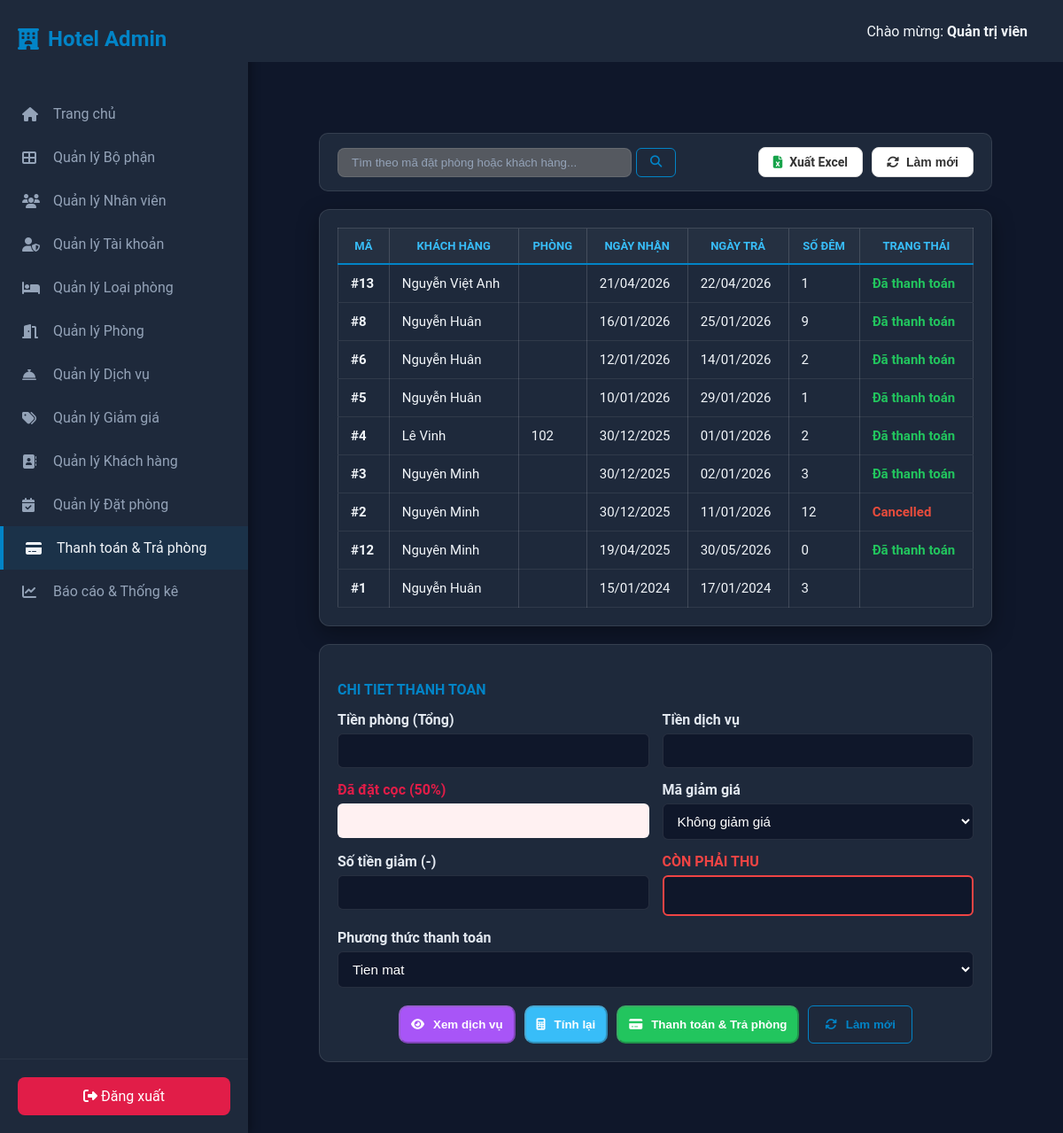
Screenshot of /?controller=PaymentController&action=index (signed in) with the database file from the repository.
### tables this page shows
CREATE TABLE `bookings_booking` (
  `MaDatPhong` int(11) NOT NULL,
  `NgayDatPhong` date NOT NULL,
  `ThoiGianLuuTru` int(11) NOT NULL,
  `NgayNhanPhong` date NOT NULL,
  `NgayTraPhong` date NOT NULL,
  `SoTienDatPhong` int(11) NOT NULL,
  `MaNhanVien` varchar(20) DEFAULT NULL,
  `MaKhachHang` int(11) NOT NULL,
  `MaLoaiPhong` varchar(50) DEFAULT NULL,
  `MaGiamGia` varchar(20) DEFAULT NULL,
  `TrangThai` enum('Pending','Confirmed','Checkin','Checkout','Cancelled') DEFAULT 'Pending',
  `GhiChu` varchar(255) DEFAULT NULL,
  `NgayTao` timestamp NOT NULL DEFAULT current_timestamp(),
  `NgayCapNhat` timestamp NOT NULL DEFAULT current_timestamp() ON UPDATE current_timestamp()
);

### MVC/Core/controller.php (called while the page is built, shortened)
<?php
class controller {
    public function view($view, $data = []) {
        require_once "./MVC/Views/".$view.".php";
    }
}
?>

### MVC/Controllers/PaymentController.php (called while the page is built, shortened)
<?php
class PaymentController extends controller {
    public function index() {
        $model = $this->model("PaymentModel");
        $keyword = "";
        $bookings = $model->getBookings($keyword);
        $discounts = $model->getDiscounts();
        $this->view("Pages/Payment", [
            "bookings" => $bookings,
            "discounts" => $discounts,
            "keyword" => $keyword
        ]);
    }
}

### MVC/Core/App.php (called while the page is built, shortened)
<?php
class App {
    protected $action = "index";
    public function __construct() {
        $this->controller = new $this->controller;
        if (isset($_GET['action'])) {
            $this->action = $_GET['action'];
        }
        call_user_func([$this->controller, $this->action]);
    }
}

### index.php (called while the page is built, shortened)
<?php
$app = new App();

### MVC/Core/connectDB.php (called while the page is built, shortened)
<?php
class connectDB {
    protected $con;
    public function __construct() {
        $this->con = mysqli_connect(
            "localhost",
            "root",
            "",
            "web_hotel_mngt",
            3307
        );
        mysqli_set_charset($this->con, "utf8");
    }
    public function select($sql, $params = []) {
        $stmt = $this->prepareStatement($sql, $params);
        $result = mysqli_stmt_execute($stmt);
        $result = mysqli_stmt_get_result($stmt);
        $data = [];
        while ($row = mysqli_fetch_assoc($result)) {
            $data[] = $row;
        }
        return $data;
    }
    private function prepareStatement($sql, $params = []) {
        $stmt = mysqli_prepare($this->con, $sql);
        return $stmt;
    }
}

### MVC/Models/PaymentModel.php (called while the page is built, shortened)
<?php
class PaymentModel extends connectDB {
    private static $resolvedPaymentTable = null;
    private function getPaymentTable() {
        $exists = $this->select("SHOW TABLES LIKE 'bookings_payments'");
        if (!empty($exists)) {
            self::$resolvedPaymentTable = "bookings_payments";
            return self::$resolvedPaymentTable;
        }
        self::$resolvedPaymentTable = "payments_payment";
        return self::$resolvedPaymentTable;
    }
    public function getBookings($keyword = '') {
        $paymentTable = $this->getPaymentTable();
        $where = "";
        $sql = "SELECT b.MaDatPhong,
                       b.NgayNhanPhong,
                       b.NgayTraPhong,
                       b.ThoiGianLuuTru,
                       b.TrangThai,
                       b.SoTienDatPhong,
                       b.MaGiamGia,
                       b.MaKhachHang,
                       CONCAT(g.HoKhachHang, ' ', g.TenKhachHang) AS KhachHang,
                       (SELECT GROUP_CONCAT(r.SoPhong SEPARATOR ', ')
                        FROM rooms_roombooked rb
                        JOIN rooms_room r ON rb.MaPhong = r.MaPhong
                        WHERE rb.MaDatPhong = b.MaDatPhong) AS SoPhong,
                       (SELECT IFNULL(SUM(su.ThanhTien), 0)
                        FROM hotelservice_servicesused su
                        WHERE su.MaDatPhong = b.MaDatPhong) AS TienDichVu,
                       EXISTS(SELECT 1 FROM $paymentTable p WHERE p.MaDatPhong = b.MaDatPhong) AS DaThanhToan
                FROM bookings_booking b
                LEFT JOIN hotels_guests g ON b.MaKhachHang = g.MaKhachHang
                $where
                ORDER BY b.NgayNhanPhong DESC, b.MaDatPhong DESC";
        return $this->select($sql);
    }
}

### MVC/Views/Pages/Payment.php (the view, shortened to what this page needs)
<main class="main-content">
    <section class="content-body">
        <div class="toolbar" style="display: flex; justify-content: space-between; align-items: center; margin-bottom: 20px;">
            <div class="left-tools" style="display: flex; gap: 15px; align-items: center;">
                <form action="?controller=PaymentController&action=index" method="POST" style="display: flex; gap: 5px;">
                    <input type="text" name="keyword" value="<?= isset($_POST['keyword']) ? $_POST['keyword'] : '' ?>"
                        placeholder="Tìm theo mã đặt phòng hoặc khách hàng..."
                        style="padding: 8px 15px; border-radius: 8px; border: 1px solid var(--border-color); background: #555960ff; color: white; min-width: 300px;">
                    <button type="submit" name="search" class="btn btn-outline" style="padding: 8px 15px;">
                        <i class="fas fa-search"></i>
                    </button>
                </form>
            </div>
            <div class="right-tools" style="display: flex; gap: 10px;">
                <?php $currentKeyword = isset($_POST['keyword']) ? $_POST['keyword'] : (isset($_GET['keyword']) ? $_GET['keyword'] : ''); ?>
                <a href="?controller=PaymentController&action=exportExcel&keyword=<?= $currentKeyword ?>" class="btn-custom-white">
                    <i class="fas fa-file-excel" style="color: #16a34a;"></i> Xuất Excel
                </a>
                <button class="btn-custom-white" onclick="location.reload()">
                    <i class="fas fa-sync-alt"></i> Làm mới
                </button>
            </div>
        </div>
        <div class="table-container">
            <table class="admin-table">
                <thead>
                    <tr>
                        <th>Mã</th>
                        <th>Khách hàng</th>
                        <th>Phòng</th>
                        <th>Ngày nhận</th>
                        <th>Ngày trả</th>
                        <th>Số đêm</th>
                        <th>Trạng thái</th>
                    </tr>
                </thead>
                <tbody>
                    <?php if (!empty($data['bookings'])): ?>
                        <?php
                        $statusColor = [
                            'Pending' => '#f39c12',
                            'Confirmed' => '#3498db',
                            'Checkin' => '#27ae60',
                            'Checkout' => '#95a5a6',
                            'Cancelled' => '#e74c3c'
                        ];
                        ?>
                        <?php foreach ($data['bookings'] as $row): ?>
                            <?php
                            $isPaid = !empty($row['DaThanhToan']) && (int)$row['DaThanhToan'] === 1;
                            $statusText = $isPaid ? 'Đã thanh toán' : ($row['TrangThai'] ?? '');
                            $color = $isPaid ? '#22c55e' : ($statusColor[$row['TrangThai'] ?? ''] ?? '#666');
                            $jsonData = htmlspecialchars(json_encode($row), ENT_QUOTES, 'UTF-8');
                            ?>
                            <tr class="booking-row"
                                onclick="selectBooking(this)"
                                data-booking="<?= $jsonData ?>">
                                <td><strong>#<?= $row['MaDatPhong'] ?></strong></td>
                                <td><?= $row['KhachHang'] ?? '' ?></td>
                                <td><?= $row['SoPhong'] ?? '' ?></td>
                                <td><?= !empty($row['NgayNhanPhong']) ? date('d/m/Y', strtotime($row['NgayNhanPhong'])) : '' ?></td>
                                <td><?= !empty($row['NgayTraPhong']) ? date('d/m/Y', strtotime($row['NgayTraPhong'])) : '' ?></td>
                                <td><?= (int)($row['ThoiGianLuuTru'] ?? 0) ?></td>
                                <td><span style="color: <?= $color ?>; font-weight: bold;"><?= $statusText ?></span></td>
                            </tr>
                        <?php endforeach; ?>
                    <?php else: ?>
                        <tr><td colspan="7" style="text-align:center;">Chưa có dữ liệu đặt phòng.</td></tr>
                    <?php endif; ?>
                </tbody>
            </table>
        </div>
        <div id="paymentDetail" class="info-card" style="margin-top: 20px;">
            <h4 style="color: var(--ocean-blue); margin-bottom: 15px;">CHI TIET THANH TOAN</h4>
            <form id="checkoutForm" action="?controller=PaymentController&action=checkout" method="POST">
                <div class="payment-grid">
                    <div class="form-group">
                        <label>Tiền phòng (Tổng)</label>
                        <input type="text" id="TienPhong" class="form-control" readonly>
                    </div>
                    <div class="form-group">
                        <label>Tiền dịch vụ</label>
                        <input type="text" id="TienDichVu" class="form-control" readonly>
                    </div>
                    <div class="form-group">
                        <label style="color: #e11d48;">Đã đặt cọc (50%)</label>
                        <input type="text" id="TienDatCoc" class="form-control" readonly
                            style="color: #e11d48; font-weight: bold; background: #fff1f2;">
                    </div>
                    <div class="form-group">
                        <label>Mã giảm giá</label>
                        <select name="MaGiamGia" id="MaGiamGia" class="form-control">
                            <option value="none" data-rate="0">Không giảm giá</option>
                        </select>
                    </div>
                    <div class="form-group">
                        <label>Số tiền giảm (-)</label>
                        <input type="text" id="TienGiam" class="form-control" readonly style="color:#16a34a; font-weight:bold;">
                    </div>
                    <div class="form-group" style="grid-column: span 1;">
                        <label style="color:#ef4444; font-weight:bold;">CÒN PHẢI THU</label>
                        <input type="text" id="TongCong" class="form-control" readonly
                            style="border:2px solid #ef4444; color:#ef4444; font-weight:bold; font-size:1.2rem;">
                    </div>
                    <div class="form-group" style="grid-column: span 2;">
                        <label>Phương thức thanh toán</label>
                        <select name="PhuongThuc" id="PhuongThuc" class="form-control">
                            <option value="Cash">Tien mat</option>
                        </select>
                    </div>
                </div>
                <div style="margin-top: 20px; display: flex; gap: 10px; justify-content: center; flex-wrap: wrap;">
                    <button id="serviceBtn" type="button" class="btn btn-primary" style="background:#a855f7;" onclick="openServiceModal()" disabled>
                        <i class="fas fa-eye"></i> Xem dịch vụ
                    </button>
                    <button id="calcBtn" type="button" class="btn btn-primary" style="background:#38bdf8;" onclick="recalculate()" disabled>
                        <i class="fas fa-calculator"></i> Tính lại
                    </button>
                    <button id="checkoutBtn" type="submit" class="btn btn-primary" style="background:#22c55e;" disabled>
                        <i class="fas fa-credit-card"></i> Thanh toán & Trả phòng
                    </button>
                    <button type="button" class="btn btn-outline" onclick="resetPaymentForm()">
                        <i class="fas fa-sync"></i> Làm mới
                    </button>
                </div>
            </form>
        </div>
    </section>
</main>

### rows the page displays
bookings_booking: MaDatPhong "13", KhachHang "Nguyễn Việt Anh", NgayNhanPhong "21/04/2026", NgayTraPhong "22/04/2026", ThoiGianLuuTru "1", statusText "Đã thanh toán"
bookings_booking: MaDatPhong "8", KhachHang "Nguyễn Huân", NgayNhanPhong "16/01/2026", NgayTraPhong "25/01/2026", ThoiGianLuuTru "9", statusText "Đã thanh toán"
bookings_booking: MaDatPhong "6", KhachHang "Nguyễn Huân", NgayNhanPhong "12/01/2026", NgayTraPhong "14/01/2026", ThoiGianLuuTru "2", statusText "Đã thanh toán"
bookings_booking: MaDatPhong "5", KhachHang "Nguyễn Huân", NgayNhanPhong "10/01/2026", NgayTraPhong "29/01/2026", ThoiGianLuuTru "1", statusText "Đã thanh toán"
bookings_booking: MaDatPhong "4", KhachHang "Lê Vinh", SoPhong "102", NgayNhanPhong "30/12/2025", NgayTraPhong "01/01/2026", ThoiGianLuuTru "2", statusText "Đã thanh toán"
bookings_booking: MaDatPhong "3", KhachHang "Nguyên Minh", NgayNhanPhong "30/12/2025", NgayTraPhong "02/01/2026", ThoiGianLuuTru "3", statusText "Đã thanh toán"
bookings_booking: MaDatPhong "2", KhachHang "Nguyên Minh", NgayNhanPhong "30/12/2025", NgayTraPhong "11/01/2026", ThoiGianLuuTru "12", TrangThai "Cancelled"
bookings_booking: MaDatPhong "12", KhachHang "Nguyên Minh", NgayNhanPhong "19/04/2025", NgayTraPhong "30/05/2026", ThoiGianLuuTru "0", statusText "Đã thanh toán"
bookings_booking: MaDatPhong "1", KhachHang "Nguyễn Huân", NgayNhanPhong "15/01/2024", NgayTraPhong "17/01/2024", ThoiGianLuuTru "3"
